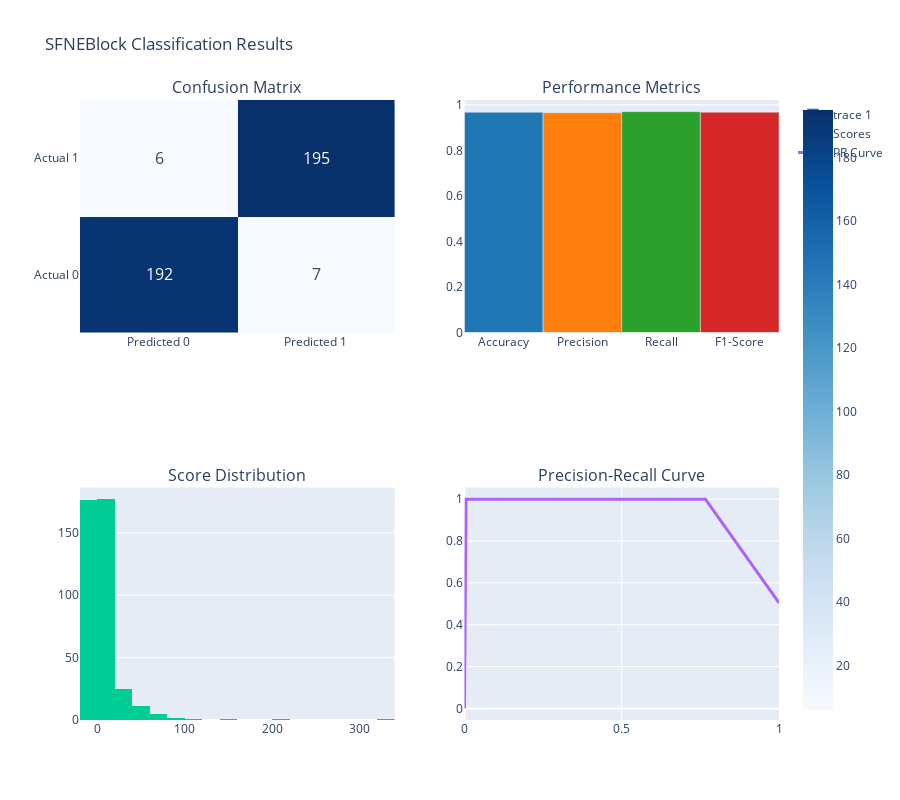

Here is the notebook cell this chart was saved with:
### Code cell
# Make predictions and create comprehensive plots
print("🔍 Making predictions and creating comprehensive visualizations...")

# Make predictions
y_pred_proba = model.predict(X_test)
y_pred = (y_pred_proba > 0.5).astype(int).flatten()

# Create comprehensive classification plots
fig = KerasFactoryPlotter.create_comprehensive_plot(
    'classification',
    y_true=y_test,
    y_pred=y_pred,
    y_scores=y_pred_proba.flatten(),
    title="SFNEBlock Classification Results"
)
fig.show()

# Calculate additional metrics (manual F1)
accuracy_metric = keras.metrics.BinaryAccuracy()
precision_metric = keras.metrics.Precision()
recall_metric = keras.metrics.Recall()

accuracy_metric.update_state(y_test, y_pred)
precision_metric.update_state(y_test, y_pred)
recall_metric.update_state(y_test, y_pred)

accuracy = accuracy_metric.result().numpy()
precision = precision_metric.result().numpy()
recall = recall_metric.result().numpy()

f1 = 2 * (precision * recall) / (precision + recall) if (precision + recall) > 0 else 0.0

print(f"\n📊 Final Performance Metrics:")
print(f"Accuracy: {accuracy:.4f}")
print(f"Precision: {precision:.4f}")
print(f"Recall: {recall:.4f}")
print(f"F1-Score: {f1:.4f}")

print("✅ SFNEBlock demo completed successfully!")

### Figure 1 — Plotly figure (JSON) as saved in the notebook; plotly's stock layout.template omitted (floating-point values rounded to 4 significant figures; data arrays with more than 128 entries replaced by an {"elided": "..."} marker saying what was removed)
{"data": [{"colorscale": [[0, "rgb(247,251,255)"], [0.125, "rgb(222,235,247)"], [0.25, "rgb(198,219,239)"], [0.375, "rgb(158,202,225)"], [0.5, "rgb(107,174,214)"], [0.625, "rgb(66,146,198)"], [0.75, "rgb(33,113,181)"], [0.875, "rgb(8,81,156)"], [1, "rgb(8,48,107)"]], "text": [[192, 7], [6, 195]], "textfont": {"size": 16}, "texttemplate": "%{text}", "type": "heatmap", "x": ["Predicted 0", "Predicted 1"], "xaxis": "x", "y": ["Actual 0", "Actual 1"], "yaxis": "y", "z": [[192, 7], [6, 195]]}, {"marker": {"color": ["#1f77b4", "#ff7f0e", "#2ca02c", "#d62728"]}, "type": "bar", "x": ["Accuracy", "Precision", "Recall", "F1-Score"], "xaxis": "x2", "y": [0.9675, 0.9653, 0.9701, 0.9677], "yaxis": "y2"}, {"name": "Scores", "nbinsx": 30, "type": "histogram", "x": {"elided": "400 float values"}, "xaxis": "x3", "yaxis": "y3"}, {"line": {"width": 3}, "mode": "lines", "name": "PR Curve", "type": "scatter", "x": [1, 0.7662, 0.6169, 0.5025, 0.393, 0.3134, 0.2338, 0.2189, 0.209, 0.1741, 0.1343, 0.1244, 0.1095, 0.1045, 0.09453, 0.08955, 0.0796, 0.06965, 0.0597, 0.05473, 0.05473, 0.04478, 0.0398, 0.0398, 0.02985, 0.02488, 0.0199, 0.0199, 0.0199, 0.0199, 0.0199, 0.0199, 0.01493, 0.01493, 0.01493, 0.01493, 0.01493, 0.01493, 0.01493, 0.01493, 0.01493, 0.01493, 0.01493, 0.01493, 0.01493, 0.01493, 0.01493, 0.01493, 0.00995, 0.00995, 0.00995, 0.00995, 0.00995, 0.00995, 0.00995, 0.00995, 0.00995, 0.00995, 0.00995, 0.00995, 0.00995, 0.00995, 0.00995, 0.00995, 0.004975, 0.004975, 0.004975, 0.004975, 0.004975, 0.004975, 0.004975, 0.004975, 0.004975, 0.004975, 0.004975, 0.004975, 0.004975, 0.004975, 0.004975, 0.004975, 0.004975, 0.004975, 0.004975, 0.004975, 0.004975, 0.004975, 0.004975, 0.004975, 0.004975, 0.004975, 0.004975, 0.004975, 0.004975, 0.004975, 0.004975, 0.004975, 0.004975, 0.004975, 0.004975, 0], "xaxis": "x4", "y": [0.5038, 1, 1, 1, 1, 1, 1, 1, 1, 1, 1, 1, 1, 1, 1, 1, 1, 1, 1, 1, 1, 1, 1, 1, 1, 1, 1, 1, 1, 1, 1, 1, 1, 1, 1, 1, 1, 1, 1, 1, 1, 1, 1, 1, 1, 1, 1, 1, 1, 1, 1, 1, 1, 1, 1, 1, 1, 1, 1, 1, 1, 1, 1, 1, 1, 1, 1, 1, 1, 1, 1, 1, 1, 1, 1, 1, 1, 1, 1, 1, 1, 1, 1, 1, 1, 1, 1, 1, 1, 1, 1, 1, 1, 1, 1, 1, 1, 1, 1, 0], "yaxis": "y4"}], "layout": {"annotations": [{"font": {"size": 16}, "showarrow": false, "text": "Confusion Matrix", "x": 0.225, "xanchor": "center", "xref": "paper", "y": 1, "yanchor": "bottom", "yref": "paper"}, {"font": {"size": 16}, "showarrow": false, "text": "Performance Metrics", "x": 0.775, "xanchor": "center", "xref": "paper", "y": 1, "yanchor": "bottom", "yref": "paper"}, {"font": {"size": 16}, "showarrow": false, "text": "Score Distribution", "x": 0.225, "xanchor": "center", "xref": "paper", "y": 0.375, "yanchor": "bottom", "yref": "paper"}, {"font": {"size": 16}, "showarrow": false, "text": "Precision-Recall Curve", "x": 0.775, "xanchor": "center", "xref": "paper", "y": 0.375, "yanchor": "bottom", "yref": "paper"}], "height": 800, "showlegend": true, "title": {"text": "SFNEBlock Classification Results"}, "xaxis": {"anchor": "y", "domain": [0, 0.45]}, "xaxis2": {"anchor": "y2", "domain": [0.55, 1]}, "xaxis3": {"anchor": "y3", "domain": [0, 0.45]}, "xaxis4": {"anchor": "y4", "domain": [0.55, 1]}, "yaxis": {"anchor": "x", "domain": [0.625, 1]}, "yaxis2": {"anchor": "x2", "domain": [0.625, 1]}, "yaxis3": {"anchor": "x3", "domain": [0, 0.375]}, "yaxis4": {"anchor": "x4", "domain": [0, 0.375]}}}
